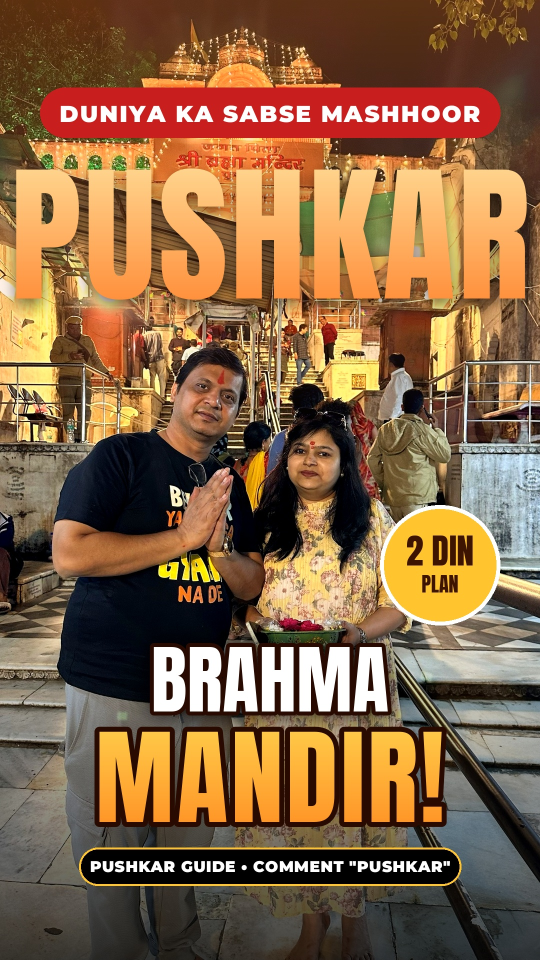
#> input picture reels/pushkar/Pushkar_Thumbnail.jpg, 1080 x 1920 px (shown at 1/2 size)
$ python -i prep_p.py   (imports and definitions only)
#> lines starting #> are read from the running program, lines starting #| are printed output that depends on the picture
#> further down, picture is the input picture: PIL image 1080x1920 RGB; mean R, G, B 136.5, 102, 69.4
import sys, numpy as np, onnxruntime as ort
from PIL import Image, ImageOps, ImageFilter
U='/root/.claude/uploads/30a7b273-6306-55c3-bec0-ca5f0409b214/'
S=sys.argv[1]
names0={'8812':'23564187','8803':'d3602f35','8805':'1b753d16','8808':'1c0b0416','8806':'cb340e4d','8816':'f532dbb8','8836':'52227463','8855':'1380de7c','8854':'416ab4fa','8875':'6d8dc3b6','8884':'88d8fd41','8886':'869bc56d'}
names={'9244':'b24dc04a','9241':'4c7b3de0','9245':'3718932b'}
# [1 line that did not run here, left out]
def seg(im):
    w,h=im.size
#> w = 1080; h = 1920
    x=np.asarray(im.convert('RGB').resize((320,320),Image.LANCZOS)).astype(np.float32)/255.
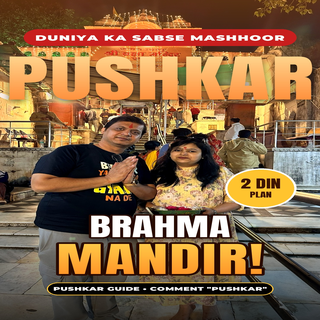
#> x: shape (320, 320, 3) float32; mean R, G, B 0.534, 0.4, 0.272
    x=(x-[0.485,0.456,0.406])/[0.229,0.224,0.225]
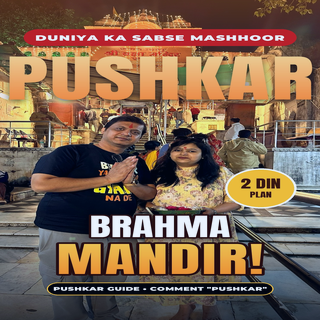
#> x: shape (320, 320, 3) float64; mean R, G, B 0.216, -0.251, -0.594; drawn with min black and max white
    x=x.transpose(2,0,1)[None].astype(np.float32)
#> (the run stopped early here; a loop or call above may not have finished)

$ run again, on plans/jaipur-guide/assets/img/amer_court.jpg
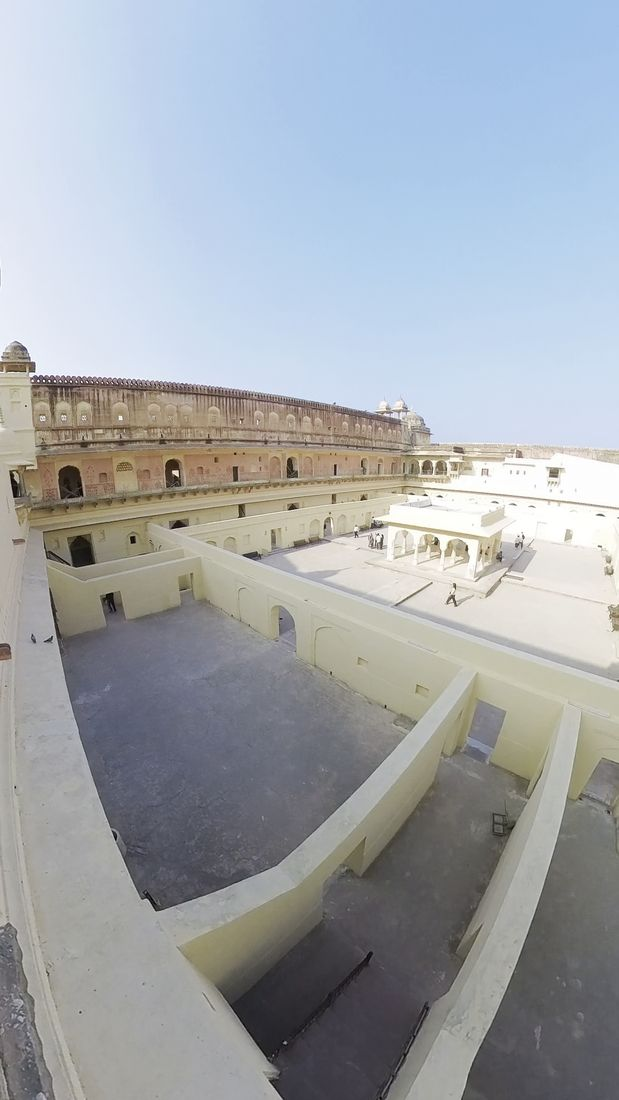
#> input picture plans/jaipur-guide/assets/img/amer_court.jpg, 619 x 1100 px
#> picture is the input picture: PIL image 619x1100 RGB; mean R, G, B 162, 167.2, 173
#> in seg, `x=np.asarray(im.convert('RGB').resize((320,320),Image.LANCZOS)).astype..`:
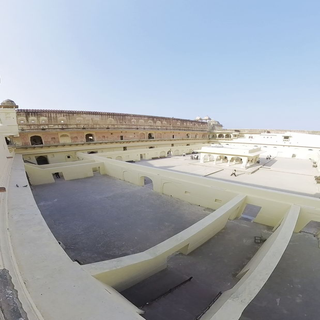
#> x: shape (320, 320, 3) float32; mean R, G, B 0.635, 0.656, 0.678
#> in seg, `x=(x-[0.485,0.456,0.406])/[0.229,0.224,0.225]`:
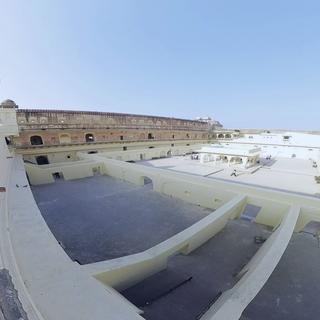
#> x: shape (320, 320, 3) float64; mean R, G, B 0.655, 0.892, 1.21; drawn with min black and max white
